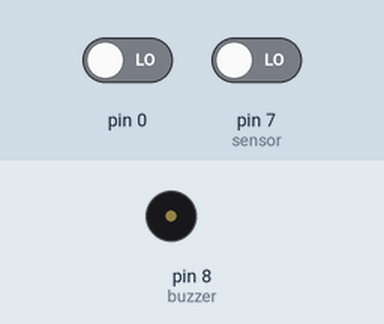
Recording of a sketch running on a simulated Arduino Uno, built with avr-gcc and run on an emulated ATmega328P. On the bench: buzzer (waves = sounding, pin HIGH). The test bench sets the inputs (shaded band); at power-on: pin 7 (sensor) LOW, pin 0 LOW. The modem accepts every AT command (registered, SIM ready, sends succeed) and sends nothing else.

Above: at 1.2 s.
1.3 s: pin 7 (sensor) driven HIGH
At 2.0 s:
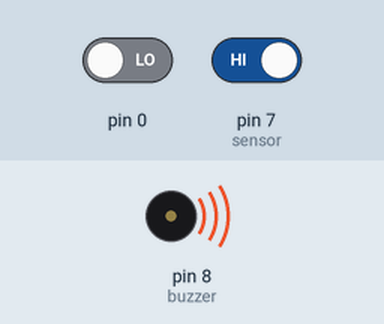
Timing chart, 0 to 4.3 s (numbered marks = the images above; inputs shaded):
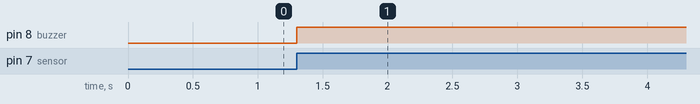

The sketch:

arduinosmspir.ino
```cpp
#include<SoftwareSerial.h>
SoftwareSerial mySerial(9, 10);
int sensor=7; //The output of PIR sensor connected to pin 7
int push_switch=6; // push button switch connected to pin 6
int buzzer=8; // buzzer connected at pin 8
int sensor_value; //variable to hold read sensor value
int sms_count=0;
void setup()
{
pinMode(sensor,INPUT); // configuring pin 7 as Input
pinMode(push_switch,INPUT); // configuring pin 6 as Input
pinMode(buzzer,OUTPUT); // configuring pin 8 as OUTPUT
mySerial.begin(9600);
}

void loop()
{
Check_Burglar();// subroutine to check sensor status and activation of outputs
Check_Reset(); // subroutine to check if alarm reset switch pressed or not
}

void Check_Burglar()
{
sensor_value=digitalRead(sensor); // Reading sensor value from pin 7
if(sensor_value==HIGH) // Checking if PIR sensor sends a HIGH signal to Arduino
{
  digitalWrite(buzzer,HIGH); // Activating the buzzer
  while(sms_count<3) //Number of SMS Alerts to be sent limited at 3
    {
      SendTextMessage(); // Function to send AT Commands to GSM module
    }
}}

void Check_Reset()
{
if(digitalRead(push_switch==HIGH))// Checking if pushbutton was pressed
{
digitalWrite(buzzer,LOW); // turning OFF the buzzer
sms_count=0; // Reactivating the SMS Alert Facility
}}

void SendTextMessage()
{
  mySerial.println("AT+CMGF=1");    //To send SMS in Text Mode
  delay(1000);
  mySerial.println("AT+CMGS=\"+919495xxxxxx\"\r"); // change to the phone number you using
  delay(1000);
  mySerial.println("Gas Leaking!");//the content of the message
  delay(200);
  mySerial.println((char)26);//the stopping character
  delay(1000);
  sms_count++;
}
```

Measured:
- after the input at 1.3 s, pin 8 (buzzer): LOW → HIGH at once
